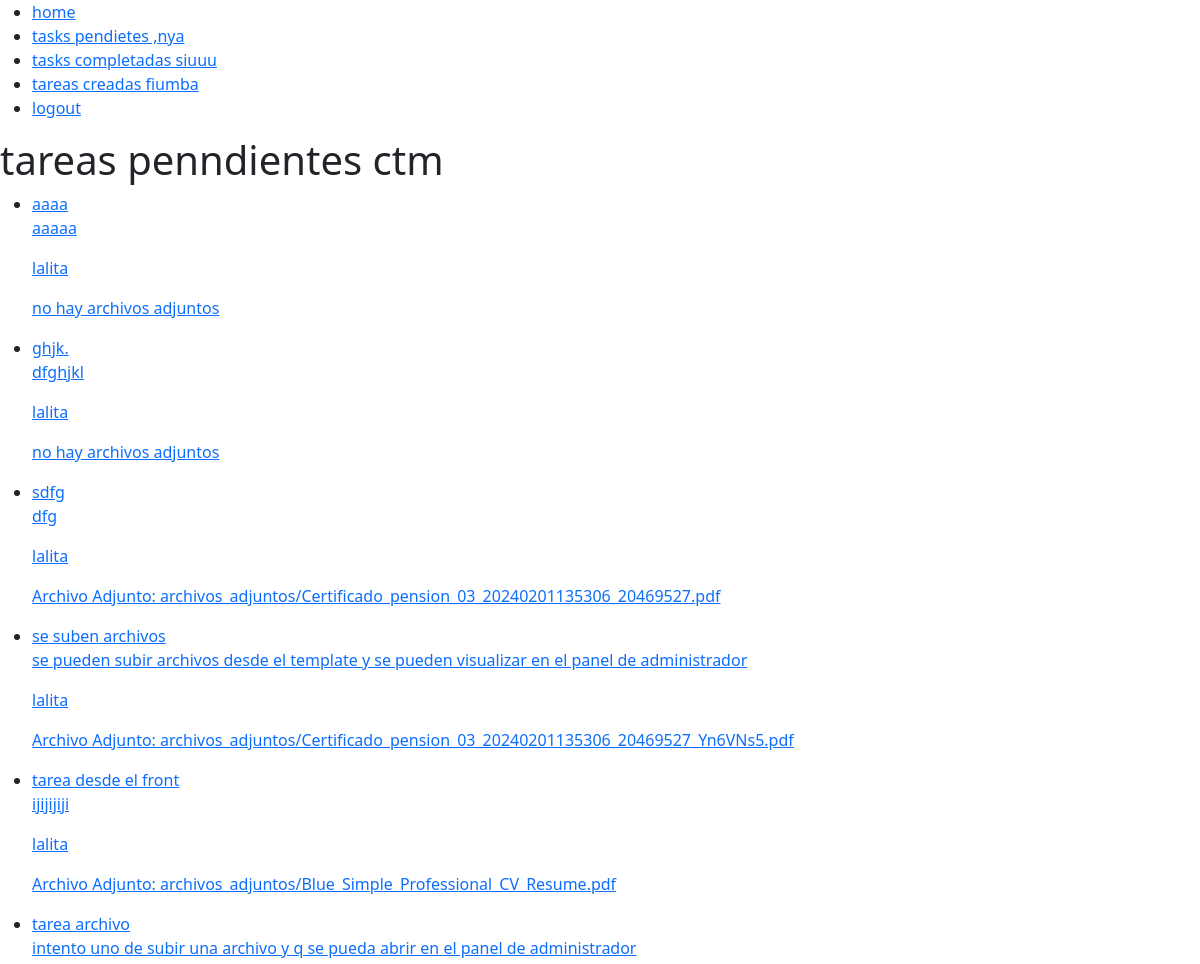
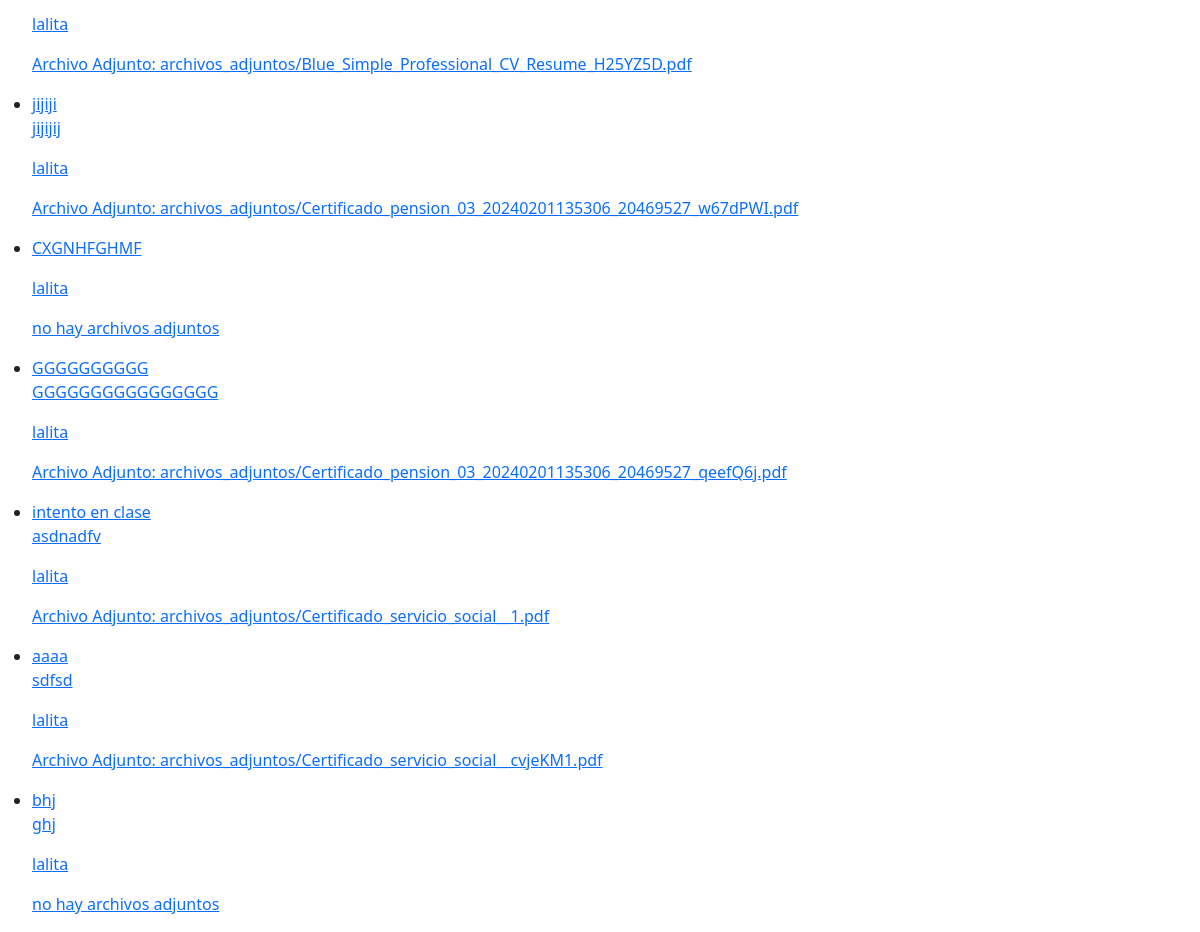
Screenshot of /tasks/ (signed in) with the database file from the repository (2 pictures, top to bottom).
### tasks/models.py (models this page shows, shortened)
class Task(models.Model):
    title = models.CharField(max_length=100)
    description = models.TextField(blank=True)
    field = models.FileField(upload_to='archivos_adjuntos',blank=True, null=True)
    created = models.DateTimeField(auto_now_add=True)
    datecompleted = models.DateTimeField(null=True, blank=True)
    important= models.BooleanField(default=False)
    user = models.ForeignKey(User,on_delete=models.CASCADE)

### tasks/views.py (the view)
# urls.py: path('tasks/',views.tasks, name='tasks'),
@login_required
def tasks(request):
      tasks =Task.objects.filter(user=request.user, datecompleted__isnull=True)
      return render(request, 'tasks.html',{'tasks':tasks})

### tasks/templates/tasks.html (shortened to what this page needs)
{% extends 'base.html' %}
{% block content %}
<h1>tareas penndientes ctm</h1>
<ul>
    {% for task in tasks %}
   <li>
    <a href="{% url 'task_detail' task.id %}">
        {% if tassk.important %}
        <strong>{{task.title}}</strong>
        {% else %}
         {{task.title}}
         {% endif %}
        <p>{{task.description}}</p>
        <p>{{task.user.username}}</p>
        {% if task.field %}
        <p>Archivo Adjunto: <a href="{{ task.field.url }}" target="_blank">{{ task.field.name }}</a></p>
        {% else %}
        <p>no hay archivos adjuntos</p>
        {% endif %}
    </a>
   </li>
{% endfor %}
</ul>
{% endblock %}

### rows the page displays
Task: title "aaaa", description "aaaaa", user.username "lalita", field "no hay archivos adjuntos"
Task: title "ghjk.", description "dfghjkl", user.username "lalita", field "no hay archivos adjuntos"
Task: title "sdfg", description "dfg", user.username "lalita", field.name "archivos_adjuntos/Certificado_pension_03_20240201135306_20469527.pdf"
Task: title "se suben archivos", description "se pueden subir archivos desde el template y se pueden visualizar en el panel de administrador", user.username "lalita", field.name "archivos_adjuntos/Certificado_pension_03_20240201135306_20469527_Yn6VNs5.pdf"
Task: title "tarea desde el front", description "ijijijiji", user.username "lalita", field.name "archivos_adjuntos/Blue_Simple_Professional_CV_Resume.pdf"
Task: title "tarea archivo", description "intento uno de subir una archivo y q se pueda abrir en el panel de administrador", user.username "lalita", field.name "archivos_adjuntos/Blue_Simple_Professional_CV_Resume_H25YZ5D.pdf"
Task: title "jijiji", description "jijijij", user.username "lalita", field.name "archivos_adjuntos/Certificado_pension_03_20240201135306_20469527_w67dPWI.pdf"
Task: title "CXGNHFGHMF", user.username "lalita", field "no hay archivos adjuntos"
Task: title "GGGGGGGGGG", description "GGGGGGGGGGGGGGGG", user.username "lalita", field.name "archivos_adjuntos/Certificado_pension_03_20240201135306_20469527_qeefQ6j.pdf"
Task: title "intento en clase", description "asdnadfv", user.username "lalita", field.name "archivos_adjuntos/Certificado_servicio_social__1.pdf"
Task: title "aaaa", description "sdfsd", user.username "lalita", field.name "archivos_adjuntos/Certificado_servicio_social__cvjeKM1.pdf"
Task: title "bhj", description "ghj", user.username "lalita", field "no hay archivos adjuntos"
